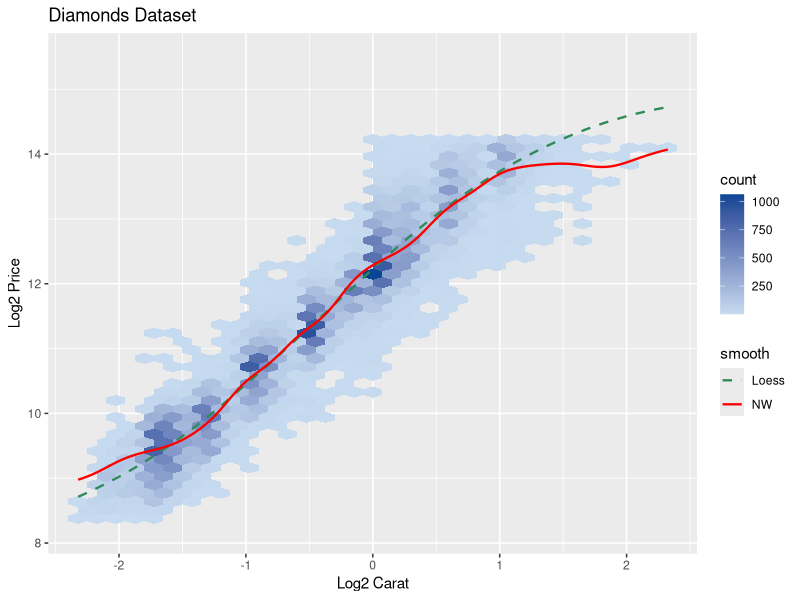

Reproduce this figure in R.
#Install the required packages
#install.packages(c('hexbin', 'RColorBrewer', 'scales', 'ggplot2', 'microbenchmark',
#                    'tidyr', 'dplyr'))

library(RColorBrewer)
library(ggplot2)
library(scales)
library(KernSmooth)
library(tidyr)
library(dplyr)

data(diamonds)

mydiamonds <- data.frame(lprice = log(diamonds$price, 2),
                            lcarat = log(diamonds$carat, 2))

# calculate lm
mylm <- lm(lprice ~ lcarat, data = mydiamonds)

# calculate NW kernel
myks <- ksmooth(x = mydiamonds$lcarat, y = mydiamonds$lprice,
                    kernel = 'normal', n.points = 200)

myls2 <- loess(mydiamonds$lprice ~ mydiamonds$lcarat,
                        control =
                        loess.control(surface = "interpolate",
                                    statistics = "approximate",
                                    trace.hat = "approximate", cell = 0.2))

# calculate alternate smoother (also NW kernel, but using different defaults)
h <- dpill(x = mydiamonds$lcarat, y = mydiamonds$lprice)
fit <- locpoly(x = mydiamonds$lcarat, y = mydiamonds$lprice, bandwidth = h)

# prepare loess smoother for plotting
ord <- order(myls2$x)

Data = data.frame(rbind(mydiamonds,
                        data.frame(lcarat = myks$x, lprice = myks$y),
                        data.frame(lcarat = myls2$x[ord], lprice = myls2$fitted[ord])))

Data$smooth <- c(rep('S', nrow(mydiamonds)),
                    rep('NW', length(myks$x)),
                    rep('Loess', length(myls2$x)))

Data$smooth <- factor(Data$smooth)

my_colors1 = brewer.pal(7, 'Blues')
my_colors2 = c("NW" = "red", "Loess" = "seagreen")
my_lines = c('NW' = 1, 'Loess' = 2)

##First the hexbin plot
d <- ggplot(Data) +
    geom_hex(aes(lcarat, lprice), binwidth = c(.15, .15),
                    data = . %>% filter(smooth == 'S')) +
    scale_fill_continuous(low = my_colors1[2], high = my_colors1[7]) +
    labs(x = "Log2 Carat" , y = "Log2 Price", title = "Diamonds Dataset") +
    ylim(8.2, 15.5)

##Now add in the smoothers
d + geom_line(aes(x = lcarat, y = lprice, color = smooth, linetype = smooth),
                data = . %>% filter(smooth != 'S'), linewidth = 0.8) +
    scale_colour_manual(values = my_colors2) +
    scale_linetype_manual(values = my_lines)
